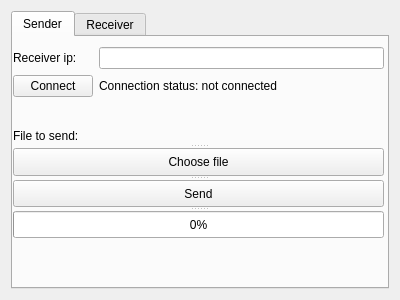
<?xml version="1.0" encoding="UTF-8"?>
<ui version="4.0">
 <class>Form</class>
 <widget class="QWidget" name="Form">
  <property name="geometry">
   <rect>
    <x>0</x>
    <y>0</y>
    <width>400</width>
    <height>300</height>
   </rect>
  </property>
  <property name="windowTitle">
   <string>Form</string>
  </property>
  <layout class="QGridLayout" name="gridLayout">
   <item row="0" column="0">
    <widget class="QTabWidget" name="tabWidget">
     <property name="currentIndex">
      <number>0</number>
     </property>
     <widget class="QWidget" name="tabSender">
      <attribute name="title">
       <string>Sender</string>
      </attribute>
      <widget class="QWidget" name="layoutWidget">
       <property name="geometry">
        <rect>
         <x>0</x>
         <y>10</y>
         <width>371</width>
         <height>51</height>
        </rect>
       </property>
       <layout class="QGridLayout" name="gridLayout_2">
        <item row="0" column="0">
         <widget class="QLabel" name="label">
          <property name="text">
           <string>Receiver ip:</string>
          </property>
         </widget>
        </item>
        <item row="0" column="1">
         <widget class="QLineEdit" name="lineEditReceiverIp"/>
        </item>
        <item row="1" column="0">
         <widget class="QPushButton" name="pushButtonConnect">
          <property name="text">
           <string>Connect</string>
          </property>
         </widget>
        </item>
        <item row="1" column="1">
         <widget class="QLabel" name="labelConnectionStatus">
          <property name="text">
           <string>Connection status: not connected</string>
          </property>
         </widget>
        </item>
       </layout>
      </widget>
      <widget class="QSplitter" name="splitter">
       <property name="geometry">
        <rect>
         <x>0</x>
         <y>90</y>
         <width>371</width>
         <height>111</height>
        </rect>
       </property>
       <property name="orientation">
        <enum>Qt::Vertical</enum>
       </property>
       <widget class="QLabel" name="labelFileToSend">
        <property name="text">
         <string>File to send:</string>
        </property>
       </widget>
       <widget class="QPushButton" name="pushButtonChooseFileToSend">
        <property name="text">
         <string>Choose file</string>
        </property>
       </widget>
       <widget class="QPushButton" name="pushButtonSend">
        <property name="text">
         <string>Send</string>
        </property>
       </widget>
       <widget class="QProgressBar" name="progressBarSender">
        <property name="value">
         <number>0</number>
        </property>
       </widget>
      </widget>
     </widget>
     <widget class="QWidget" name="tabReceiver">
      <attribute name="title">
       <string>Receiver</string>
      </attribute>
      <widget class="QSplitter" name="splitter_2">
       <property name="geometry">
        <rect>
         <x>20</x>
         <y>10</y>
         <width>341</width>
         <height>111</height>
        </rect>
       </property>
       <property name="orientation">
        <enum>Qt::Vertical</enum>
       </property>
       <widget class="QLabel" name="labelListeningStatus">
        <property name="text">
         <string>Listening status:</string>
        </property>
       </widget>
       <widget class="QLabel" name="labelReceiverIp">
        <property name="text">
         <string>IP: </string>
        </property>
       </widget>
       <widget class="QLabel" name="labelReceivinFile">
        <property name="text">
         <string>Receiving file:</string>
        </property>
       </widget>
       <widget class="QProgressBar" name="progressBarReceiver">
        <property name="value">
         <number>0</number>
        </property>
       </widget>
      </widget>
     </widget>
    </widget>
   </item>
  </layout>
 </widget>
 <resources/>
 <connections/>
</ui>
